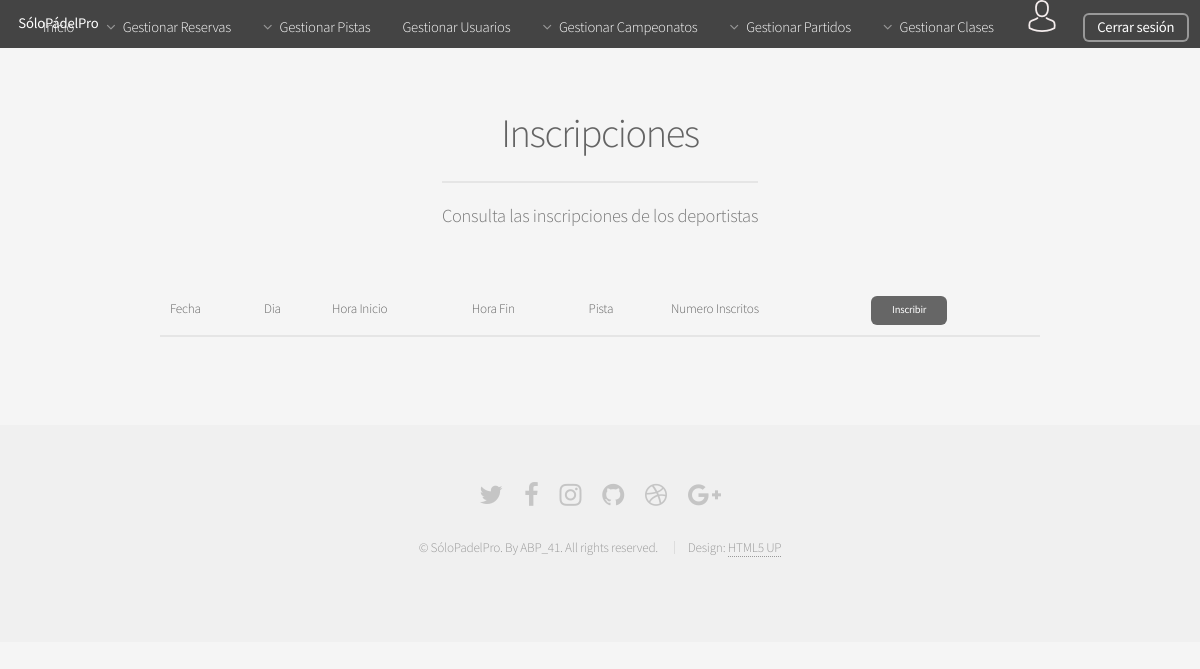
The page /Controllers/INSCRIBIRSE_ESCUELA_Controller.php (signed in) on the database as committed earlier.
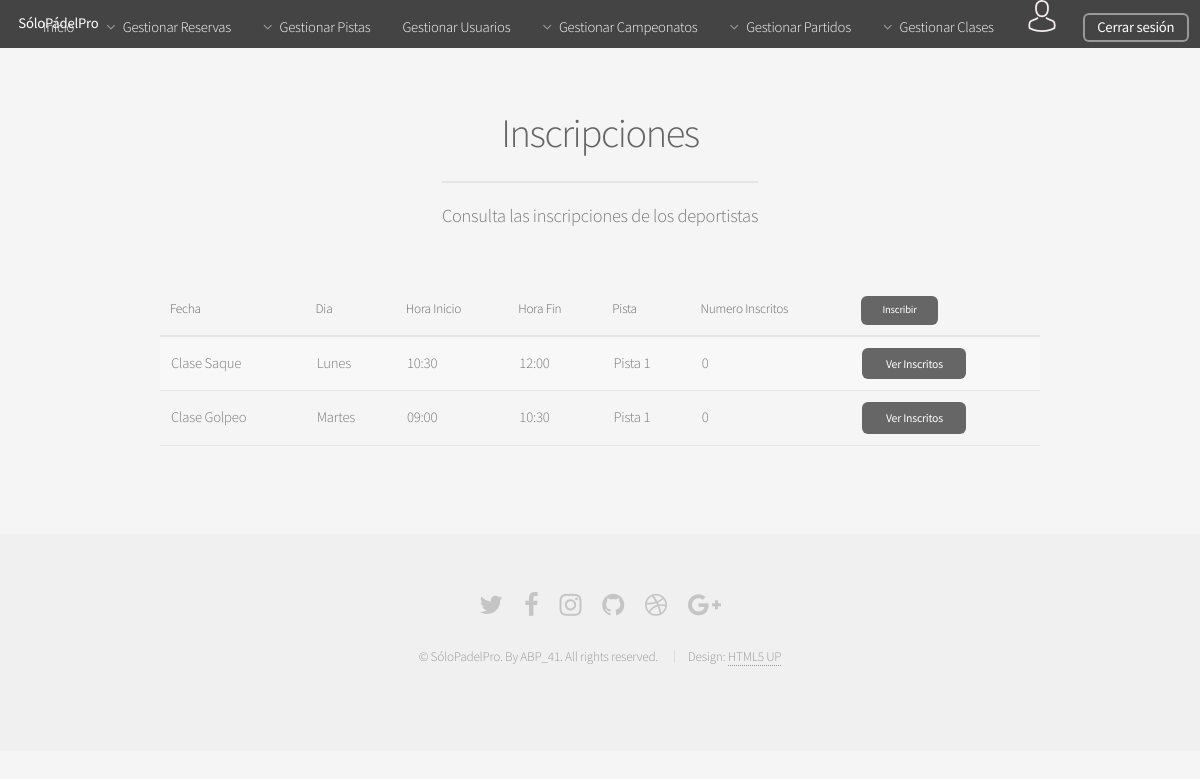
The same page on the database as committed later.
### tables this page shows
CREATE TABLE IF NOT EXISTS ESCUELA(
  ID int(225) AUTO_INCREMENT NOT NULL,
  NOMBRE varchar(50) NOT NULL,
  DIA enum('Monday','Tuesday','Wednesday','Thursday','Friday','Saturday', 'Sunday'),
  PISTA_ID int(255),
  HORARIO_ID int(255),
  INSCRIPCIONES INT(1) NULL DEFAULT '0',
  PRIMARY KEY(ID),
  FOREIGN KEY (PISTA_ID) REFERENCES PISTA (ID) ON DELETE CASCADE,
  FOREIGN KEY (HORARIO_ID) REFERENCES HORARIO (ID) ON DELETE CASCADE
);

CREATE TABLE IF NOT EXISTS HORARIO(
  ID int(225) AUTO_INCREMENT NOT NULL,
  HORA_INICIO time NOT NULL,
  HORA_FIN time NOT NULL,
  PRIMARY KEY(ID)
);

CREATE TABLE IF NOT EXISTS PISTA(
  ID int(225) AUTO_INCREMENT NOT NULL ,
  NOMBRE varchar(25) NOT NULL,
  TIPO varchar(25) NOT NULL,
  PRIMARY KEY(ID)
);

### Functions/Access_DB.php (called while the page is built, shortened)
<?php
function ConnectDB(){
   $conexion = mysqli_connect("localhost", "abp41", "abp41", "ABP") or (new MESSAGE('ERROR: No se ha podido conectar con la base de datos', '../index.php'));
 if ($conexion->connect_errno) {
    	return false;
 }else{
 	return $conexion;
 }
}
?>

### Models/ESCUELA_Model.php (called while the page is built, shortened)
<?php
class ESCUELA_Model{
    var $mensaje;
    var $mysqli;
    function __construct($id,$nombre, $dia,$horario_ID, $pista_ID ,$inscripciones){
        include_once '../Functions/Access_DB.php';
        $this->mysqli = ConnectDB();
        $this->UPDATE();
    }
   function UPDATE(){
        $sql = "SELECT * FROM ESCUELA";
        if (!($resultado = $this->mysqli->query($sql))){
            $this->mensaje['mensaje'] =  'ERROR: Fallo en la consulta sobre la base de datos';
            return $this->mensaje;
        }
        else{
            $list = NULL;
           while ($row = mysqli_fetch_array($resultado)) {
                $list[$row["ID"]] = $row["INSCRIPCIONES"];
            }
            if($list <> NULL){
                foreach ($list as $key => $value) {
                    $sql = "UPDATE ESCUELA SET INSCRIPCIONES = (SELECT COUNT(*)
                                                                    FROM USUARIO_ESCUELA
                                                                    WHERE (ESCUELA_ID = '$key')  )
                            WHERE ID = '$key'";
                }
            }
        }
    }
     function SHOWALL_Inscripciones(){
        $sql = "SELECT E.ID, UE.USUARIO_LOGIN, E.NOMBRE, E.DIA, E.PISTA_ID, PI.NOMBRE AS NOMBRE_PISTA, E.HORARIO_ID,
                        E.INSCRIPCIONES, H.HORA_INICIO, H.HORA_FIN
                FROM ESCUELA E, HORARIO H, USUARIO_ESCUELA UE, PISTA PI
                WHERE      (H.ID = E.HORARIO_ID) AND (E.ID = UE.ESCUELA_ID)  AND (PI.ID = E.PISTA_ID)
                GROUP BY E.ID
                ORDER BY E.NOMBRE DESC, H.HORA_INICIO, E.PISTA_ID";
        if (!($resultado = $this->mysqli->query($sql))){
            $this->mensaje['mensaje'] =  'ERROR: Fallo en la consulta sobre la base de datos';
            return $this->mensaje;
        }
        else{
            return $resultado;
        }
    }
}
?>

### Functions/Authentication.php (called while the page is built)
<?php
function IsAuthenticated(){
	if (!isset($_SESSION['login'])){
		return false;
	}
	else{
		return true;
	}
}
?>

### Locales/Strings_SPANISH.php (called while the page is built)
<?php
$strings =
array(
	'MONDAY' => 'Lunes',
	'Monday' => 'Lunes',
	'monday' => 'Lunes',
	'TUESDAY' => 'Martes',
	'Tuesday' => 'Martes',
	'tuesday' => 'Martes',
	'WEDNESDAY' => 'Miercoles',
	'Wednesday' => 'Miercoles',
	'wednesday' => 'Miercoles',
	'THURSDAY' => 'Jueves',
	'Thursday' => 'Jueves',
	'thursday' => 'Jueves',
	'FRIDAY' => 'Viernes',
	'Friday' => 'Viernes',
	'friday' => 'Viernes',
	'SATURDAY' => 'Sábado',
	'Saturday' => 'Sábado',
	'saturday' => 'Sábado',
	'SUNDAY' => 'Domingo',
	'Sunday' => 'Domingo',
	'sunday' => 'Domingo',
	'JANUARY' => 'Enero',
	'January' => 'Enero',
	'january' => 'Enero',
	'FEBRUARY' => 'Febrero',
	'February' => 'Febrero',
	'february' => 'Febrero',
	'MARCH' => 'Marzo',
	'March' => 'Marzo',
	'march' => 'Marzo',
	'APRIL' => 'Abril',
	'April' => 'Abril',
	'april' => 'Abril',
	'MAY' => 'Mayo',
	'May' => 'Mayo',
	'may' => 'Mayo',
	'JUNE' => 'Junio',
	'June' => 'Junio',
	'june' => 'Junio',
	'JULY' => 'Julio',
	'July' => 'Julio',
	'july' => 'Julio',
	'AUGUST' => 'Agosto',
	'August' => 'Agosto',
	'august' => 'Agosto',
	'SEPTEMBER' => 'Septiembre',
	'September' => 'Septiembre',
	'september' => 'Septiembre',
	'OCTOBER' => 'Octubre',
	'October' => 'Octubre',
	'october' => 'Octubre',
	'NOVEMBER' => 'Noviembre',
	'November' => 'Noviembre',
	'november' => 'Noviembre',
	'DECEMBER' => 'Diciembre',
	'December' => 'Diciembre',
	'december' => 'Diciembre'
);
?>

### Views/INSCRIBIRSE_ESCUELA/INSCRIBIRSE_ESCUELA_SHOWALL_View.php (the view, shortened to what this page needs)
<?php
class SHOW_INSCRIPCIONES{
	var $escuelas;
	function __construct($escuelas){
		$this->escuelas = $escuelas;
	}
?>
    <?php
   function renderAdmin(){
    include '../Views/HEADER_View.php';
?>
	<section id="main" class="container">
	<header>
	   <h2>Inscripciones</h2>
	    <p>Consulta las inscripciones de los deportistas</p>
	 </header>
				<div class="table-wrapper">
					<table>
						<thead >
							<tr>
								<th>Fecha</th>
								<th>Dia</th>
								<th>Hora Inicio</th>
								<th>Hora Fin</th>
								<th>Pista</th>
								<th>Numero Inscritos</th>
								<th><a class="button small" href="../Controllers/INSCRIBIRSE_ESCUELA_Controller.php?action=SHOW_ESCUELAS">Inscribir</a></th>
							</tr>
						</thead>
						<tbody>
					<?php
						if($this->escuelas <> NULL){
							while($row = mysqli_fetch_array($this->escuelas)){
								$hora_inicio = explode(":", $row["HORA_INICIO"]);
								$hora_fin = explode(":", $row["HORA_FIN"]);
						?>
							<tr>
								<td>
									<?=$row['NOMBRE']?>
								</td>
								<td>
									<?=$strings[$row['DIA']]?>
								</td>
								<td>
									<?=$hora_inicio[0].":".$hora_inicio[1]?>
								</td>
								<td>
									<?=$hora_fin[0].":".$hora_fin[1]?>
								</td>
								<td>
									<?=$row['NOMBRE_PISTA']?>
								</td>
								<td>
									<?=$row['INSCRIPCIONES']?>
								</td>
								<td>
									<a class="button small" href="../Controllers/INSCRIBIRSE_ESCUELA_Controller.php?action=SHOW_INSCRITOS&escuela_ID=<?=$row['ID']?>">Ver Inscritos</a>
								</td>
							</tr>
					<?php
							}
						}
					?>
						</tbody>
					</table>
				</div>
   		</section>
    <?php
        include '../Views/FOOTER_View.php';
        }
    }
    ?>

### Controllers/INSCRIBIRSE_ESCUELA_Controller.php (shortened to what this page needs)
<?php
    include '../Models/ESCUELA_Model.php';
    include '../Views/INSCRIBIRSE_ESCUELA/INSCRIBIRSE_ESCUELA_ADD_View.php';
    include '../Views/INSCRIBIRSE_ESCUELA/INSCRIBIRSE_ESCUELA_SHOWALL_View.php';
    if(isset($_REQUEST["action"]))  {
        $action = $_REQUEST["action"];
    }else{
        $action = '';
    }
    switch ($action) {
    	default:
            if($_SESSION["rol"] == 'ADMIN'){
                $ESCUELA = new ESCUELA_Model('','','', '', '', '');
                $escuelas = $ESCUELA->SHOWALL_Inscripciones();
                if(!is_array($escuelas)){
                    $VIEW = new SHOW_INSCRIPCIONES($escuelas);
                    $VIEW->renderAdmin();
                }else{
                    $result = new MESSAGE($escuelas, '../Controllers/INSCRIBIRSE_ESCUELA_Controller.php');
                }
            }
        	break;
        }
    ?>

### Views/HEADER_View.php (shortened to what this page needs)
<?php
include_once '../Functions/Authentication.php';
include '../Locales/Strings_SPANISH.php';
?>
<html>
<head>
  <link rel="stylesheet" href="../assets/css/main.css" />
  <link rel="stylesheet" type="text/css" href="../assets/css/tcal.css" />
</head>
<body class="is-preload">
  <div id="page-wrapper">
    <header id="header">
      <h1><a href="../index.php">SóloPádelPro</a></h1>
      <nav id="nav">
        <ul>
          <li><a href="../index.php">Inicio</a></li>
          <li>
            <?php
            if(IsAuthenticated()){
              ?>
              <a href="#" class="icon fa-angle-down">Gestionar Reservas</a>
            </li>
            <?php
            if(isset($_SESSION["rol"]) && ($_SESSION["rol"] == 'ADMIN')){
              ?>
              <li>
                <a href="#" class="icon fa-angle-down">Gestionar Pistas</a>
              </li>
              <?php
            }
            ?>
            <?php
            if(isset($_SESSION["rol"]) && ($_SESSION["rol"] == 'ADMIN')){
              ?>
              <li><a href="../Controllers/USER_Controller.php">Gestionar Usuarios</a></li>
              <?php
            }
            ?>
            <li>
              <a class="icon fa-angle-down">Gestionar Campeonatos</a>
            </li>
            <li>
              <a href="#" class="icon fa-angle-down">Gestionar Partidos</a>
            </li>
             <li>
              <a href="#" class="icon fa-angle-down">Gestionar Clases</a>
            </li>
            <li><a href="#" class="class="icon fa-angle-down >
              <input type="image" id="login" src="../Views/images/avatar.png">
            </a>
          </li>
          <li>
            <a href="../Functions/Desconectar.php" class="button">Cerrar sesión</a>
            <?php
          }
          ?>
        </li>
      </ul>
    </nav>
  </header>

### Views/FOOTER_View.php (shortened to what this page needs)
<footer id="footer">
            <ul class="icons">
                <li><a href="#" class="icon fa-twitter"><span class="label">Twitter</span></a></li>
                <li><a href="#" class="icon fa-facebook"><span class="label">Facebook</span></a></li>
                <li><a href="#" class="icon fa-instagram"><span class="label">Instagram</span></a></li>
                <li><a href="#" class="icon fa-github"><span class="label">Github</span></a></li>
                <li><a href="#" class="icon fa-dribbble"><span class="label">Dribbble</span></a></li>
                <li><a href="#" class="icon fa-google-plus"><span class="label">Google+</span></a></li>
            </ul>
            <ul class="copyright">
                <li>&copy; SóloPadelPro. By ABP_41. All rights reserved.</li>
                <li>Design: <a href="http://html5up.net">HTML5 UP</a></li>
            </ul>
        </footer>
</div>
</body>
</html>

Rows that differ between the two databases and show on the page:
now on this page (row edited): escuela: NOMBRE "Clase Saque", DIA "Lunes", HORARIO_ID.HORA_INICIO "10", HORARIO_ID.HORA_INICIO "30", HORARIO_ID.HORA_FIN "12", HORARIO_ID.HORA_FIN "00", PISTA_ID.NOMBRE "Pista 1", INSCRIPCIONES "0"
now on this page (row edited): escuela: NOMBRE "Clase Golpeo", DIA "Martes", HORARIO_ID.HORA_INICIO "09", HORARIO_ID.HORA_INICIO "00", HORARIO_ID.HORA_FIN "10", HORARIO_ID.HORA_FIN "30", PISTA_ID.NOMBRE "Pista 1", INSCRIPCIONES "0"
